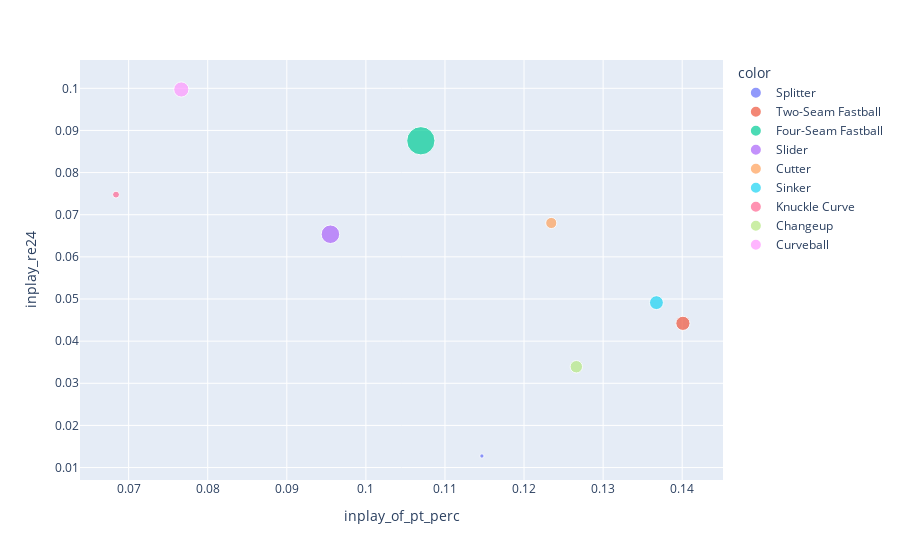

Source (notebook cell):
### Code cell
# Plot inplay percent vs re24
filt_merged_all_df = merged_all_df[~merged_all_df.index.isin(['Eephus','Knuckle Ball'])]
fig = px.scatter(filt_merged_all_df, x='inplay_of_pt_perc', y='inplay_re24', color=filt_merged_all_df.index, size='pt_of_all_perc')#, hover_data=[filt_merged_all_df.index])
fig.show()

### Figure 1 — Plotly figure (JSON) as saved in the notebook; plotly's stock layout.template omitted (floating-point values rounded to 4 significant figures)
{"data": [{"hoverlabel": {"namelength": 0}, "hovertemplate": "color=Splitter<br>inplay_of_pt_perc=%{x}<br>inplay_re24=%{y}<br>pt_of_all_perc=%{marker.size}", "legendgroup": "Splitter", "marker": {"color": "#636efa", "size": [0.008804], "sizemode": "area", "sizeref": 0.0009463, "symbol": "circle"}, "mode": "markers", "name": "Splitter", "showlegend": true, "type": "scatter", "x": [0.1147], "xaxis": "x", "y": [0.01274], "yaxis": "y"}, {"hoverlabel": {"namelength": 0}, "hovertemplate": "color=Two-Seam Fastball<br>inplay_of_pt_perc=%{x}<br>inplay_re24=%{y}<br>pt_of_all_perc=%{marker.size}", "legendgroup": "Two-Seam Fastball", "marker": {"color": "#EF553B", "size": [0.09512], "sizemode": "area", "sizeref": 0.0009463, "symbol": "circle"}, "mode": "markers", "name": "Two-Seam Fastball", "showlegend": true, "type": "scatter", "x": [0.1401], "xaxis": "x", "y": [0.04422], "yaxis": "y"}, {"hoverlabel": {"namelength": 0}, "hovertemplate": "color=Four-Seam Fastball<br>inplay_of_pt_perc=%{x}<br>inplay_re24=%{y}<br>pt_of_all_perc=%{marker.size}", "legendgroup": "Four-Seam Fastball", "marker": {"color": "#00cc96", "size": [0.3785], "sizemode": "area", "sizeref": 0.0009463, "symbol": "circle"}, "mode": "markers", "name": "Four-Seam Fastball", "showlegend": true, "type": "scatter", "x": [0.107], "xaxis": "x", "y": [0.08755], "yaxis": "y"}, {"hoverlabel": {"namelength": 0}, "hovertemplate": "color=Slider<br>inplay_of_pt_perc=%{x}<br>inplay_re24=%{y}<br>pt_of_all_perc=%{marker.size}", "legendgroup": "Slider", "marker": {"color": "#ab63fa", "size": [0.1627], "sizemode": "area", "sizeref": 0.0009463, "symbol": "circle"}, "mode": "markers", "name": "Slider", "showlegend": true, "type": "scatter", "x": [0.09552], "xaxis": "x", "y": [0.06537], "yaxis": "y"}, {"hoverlabel": {"namelength": 0}, "hovertemplate": "color=Cutter<br>inplay_of_pt_perc=%{x}<br>inplay_re24=%{y}<br>pt_of_all_perc=%{marker.size}", "legendgroup": "Cutter", "marker": {"color": "#FFA15A", "size": [0.05883], "sizemode": "area", "sizeref": 0.0009463, "symbol": "circle"}, "mode": "markers", "name": "Cutter", "showlegend": true, "type": "scatter", "x": [0.1234], "xaxis": "x", "y": [0.06804], "yaxis": "y"}, {"hoverlabel": {"namelength": 0}, "hovertemplate": "color=Sinker<br>inplay_of_pt_perc=%{x}<br>inplay_re24=%{y}<br>pt_of_all_perc=%{marker.size}", "legendgroup": "Sinker", "marker": {"color": "#19d3f3", "size": [0.09094], "sizemode": "area", "sizeref": 0.0009463, "symbol": "circle"}, "mode": "markers", "name": "Sinker", "showlegend": true, "type": "scatter", "x": [0.1367], "xaxis": "x", "y": [0.04914], "yaxis": "y"}, {"hoverlabel": {"namelength": 0}, "hovertemplate": "color=Knuckle Curve<br>inplay_of_pt_perc=%{x}<br>inplay_re24=%{y}<br>pt_of_all_perc=%{marker.size}", "legendgroup": "Knuckle Curve", "marker": {"color": "#FF6692", "size": [0.02254], "sizemode": "area", "sizeref": 0.0009463, "symbol": "circle"}, "mode": "markers", "name": "Knuckle Curve", "showlegend": true, "type": "scatter", "x": [0.0684], "xaxis": "x", "y": [0.07477], "yaxis": "y"}, {"hoverlabel": {"namelength": 0}, "hovertemplate": "color=Changeup<br>inplay_of_pt_perc=%{x}<br>inplay_re24=%{y}<br>pt_of_all_perc=%{marker.size}", "legendgroup": "Changeup", "marker": {"color": "#B6E880", "size": [0.07322], "sizemode": "area", "sizeref": 0.0009463, "symbol": "circle"}, "mode": "markers", "name": "Changeup", "showlegend": true, "type": "scatter", "x": [0.1266], "xaxis": "x", "y": [0.03393], "yaxis": "y"}, {"hoverlabel": {"namelength": 0}, "hovertemplate": "color=Curveball<br>inplay_of_pt_perc=%{x}<br>inplay_re24=%{y}<br>pt_of_all_perc=%{marker.size}", "legendgroup": "Curveball", "marker": {"color": "#FF97FF", "size": [0.109], "sizemode": "area", "sizeref": 0.0009463, "symbol": "circle"}, "mode": "markers", "name": "Curveball", "showlegend": true, "type": "scatter", "x": [0.07666], "xaxis": "x", "y": [0.09972], "yaxis": "y"}], "layout": {"legend": {"itemsizing": "constant", "title": {"text": "color"}, "tracegroupgap": 0}, "margin": {"t": 60}, "xaxis": {"anchor": "y", "domain": [0, 1], "title": {"text": "inplay_of_pt_perc"}}, "yaxis": {"anchor": "x", "domain": [0, 1], "title": {"text": "inplay_re24"}}}}
